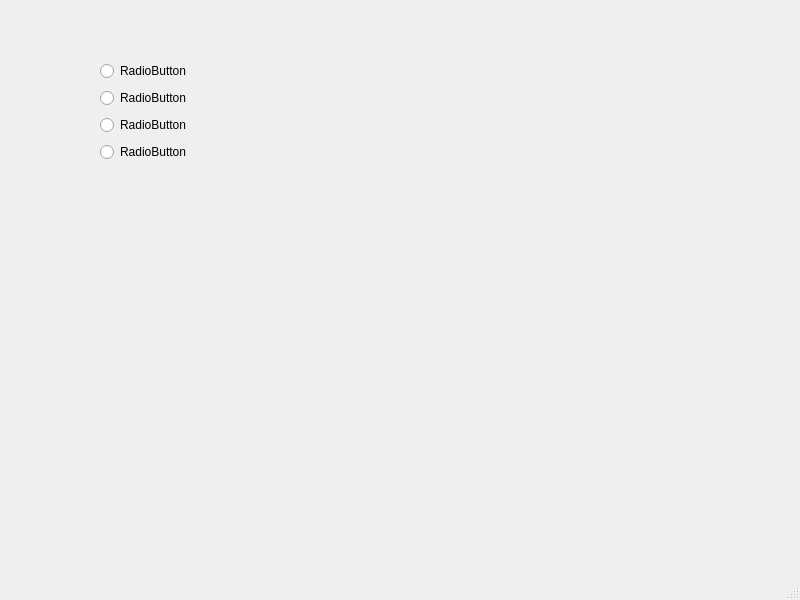
<?xml version="1.0" encoding="UTF-8"?>
<ui version="4.0">
 <class>MainWindow</class>
 <widget class="QMainWindow" name="MainWindow">
  <property name="geometry">
   <rect>
    <x>0</x>
    <y>0</y>
    <width>800</width>
    <height>600</height>
   </rect>
  </property>
  <property name="windowTitle">
   <string>MainWindow</string>
  </property>
  <widget class="QWidget" name="centralwidget">
   <widget class="QWidget" name="">
    <property name="geometry">
     <rect>
      <x>100</x>
      <y>60</y>
      <width>117</width>
      <height>103</height>
     </rect>
    </property>
    <layout class="QVBoxLayout" name="verticalLayout">
     <item>
      <widget class="QRadioButton" name="radioButton">
       <property name="text">
        <string>RadioButton</string>
       </property>
      </widget>
     </item>
     <item>
      <widget class="QRadioButton" name="radioButton_2">
       <property name="text">
        <string>RadioButton</string>
       </property>
      </widget>
     </item>
     <item>
      <widget class="QRadioButton" name="radioButton_3">
       <property name="text">
        <string>RadioButton</string>
       </property>
      </widget>
     </item>
     <item>
      <widget class="QRadioButton" name="radioButton_4">
       <property name="text">
        <string>RadioButton</string>
       </property>
      </widget>
     </item>
    </layout>
   </widget>
  </widget>
  <widget class="QMenuBar" name="menubar">
   <property name="geometry">
    <rect>
     <x>0</x>
     <y>0</y>
     <width>800</width>
     <height>25</height>
    </rect>
   </property>
  </widget>
  <widget class="QStatusBar" name="statusbar"/>
 </widget>
 <resources/>
 <connections/>
</ui>
